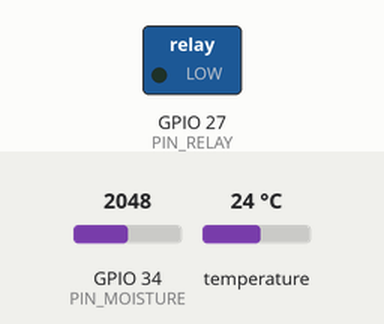
Simulated run of this sketch. Board: ESP32. On the bench: switched loads named in the sketch (green lamp = pin HIGH). Inputs (shaded band) come from the test bench; at power-on: GPIO 34 (PIN_MOISTURE) = 2048, temperature 24 °C. WiFi joins after 1.5 s; servers stay silent unless stated; uploads are accepted with an empty reply; what the sketch prints to the serial monitor is not drawn.

Above: at 3.7 s.
3.8 s: GPIO 34 (PIN_MOISTURE) set to 2613
5.6 s: GPIO 34 (PIN_MOISTURE) set to 2685
At 7.2 s:
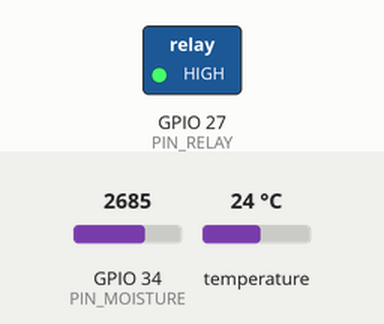
Timing chart, 0 to 38.8 s (numbered marks = the images above; inputs shaded):
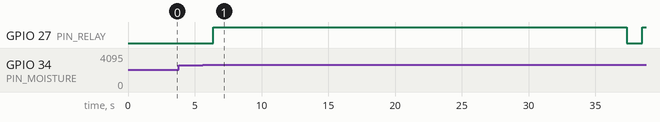

Measured:
- the behaviour switches between 2645 and 2646 on GPIO 34 (PIN_MOISTURE) (found by bisection; images 0 and 1)
- after the input at 3.8 s, every drawn part: stays the same
- after the input at 5.6 s, GPIO 27 (PIN_RELAY): LOW → HIGH after 0.79 s, → LOW 31.0 s later, → HIGH 1.2 s later

The sketch:

ESP32_FIRMWARE_PRODUCTION.ino
```cpp
/*
 * ==============================================================================
 * Smart Seedling Nursery IoT - Production Firmware for ESP32
 * ==============================================================================
 * Target Platform: ESP32 DevKit V1 (30-pin or 38-pin)
 * Target Server:   https://seedling.acrmatech.com
 * Hardware Pins:
 *   - GPIO 4  : DS18B20 1-Wire Digital Temperature Sensor (with 4.7kΩ Pull-Up)
 *   - GPIO 34 : Capacitive Soil Moisture Sensor v1.2 / v2.0 (Analog Input)
 *   - GPIO 27 : 5V Active-High Relay Module (Controls Water Pump)
 * ==============================================================================
 */

#include <WiFi.h>
#include <WiFiClientSecure.h>
#include <HTTPClient.h>
#include <ArduinoJson.h>
#include <OneWire.h>
#include <DallasTemperature.h>

// ==============================================================================
// 1. NETWORK & CLOUD SERVER CONFIGURATION
// ==============================================================================
const char* WIFI_SSID     = "Fitsum 6G";            // Your Wi-Fi Name (SSID)
const char* WIFI_PASSWORD = "YOUR_WIFI_PASSWORD";   // Your Wi-Fi Password

const char* SERVER_URL    = "https://seedling.acrmatech.com/api/v1/device/readings/";
const char* DEVICE_ID     = "ESP32-001";
const char* API_KEY       = "secret-esp32-demo-api-key-2026";
const char* FIRMWARE_VER  = "1.0.0";

// ==============================================================================
// 2. HARDWARE PIN DEFINITIONS & CONSTANTS
// ==============================================================================
#define PIN_DS18B20       4     // 1-Wire bus for DS18B20
#define PIN_MOISTURE      34    // ADC1 Channel 6
#define PIN_RELAY         27    // Pump relay control pin

// Soil Moisture ADC Calibration (12-bit ADC: 0 - 4095)
const int DRY_ADC_VALUE   = 3200;  // Value in completely dry air
const int WET_ADC_VALUE   = 1350;  // Value submerged in pure water

// Autonomous Irrigation Thresholds (Local Resilient Fallback)
float PUMP_ON_THRESHOLD   = 30.0;  // Turn ON when moisture <= 30%
float PUMP_OFF_THRESHOLD  = 50.0;  // Turn OFF when moisture >= 50%
unsigned long MAX_PUMP_RUN_MS = 30000; // 30 seconds max pump safety cutoff

// Sensor Objects
OneWire oneWire(PIN_DS18B20);
DallasTemperature tempSensors(&oneWire);

// Timing Variables
unsigned long lastUploadTime = 0;
const unsigned long UPLOAD_INTERVAL_MS = 3000; // Upload reading every 3 seconds
unsigned long pumpStartTime = 0;
bool isPumpActive = false;

// ==============================================================================
// 3. SETUP INITIALIZATION
// ==============================================================================
void setup() {
  Serial.begin(115200);
  delay(1000);
  Serial.println("\n🌱 =========================================");
  Serial.println("🌱 Smart Seedling ESP32 Node Booting...");
  Serial.println("🌱 Target Server: https://seedling.acrmatech.com");
  Serial.println("🌱 =========================================");

  // Configure Pins
  pinMode(PIN_RELAY, OUTPUT);
  digitalWrite(PIN_RELAY, LOW); // Ensure pump is OFF on boot
  pinMode(PIN_MOISTURE, INPUT);

  // Initialize Temperature Sensor
  tempSensors.begin();

  // Connect to Wi-Fi
  connectWiFi();
}

// ==============================================================================
// 4. MAIN LOOP (NON-BLOCKING STATE MACHINE)
// ==============================================================================
void loop() {
  // Ensure Wi-Fi stays connected
  if (WiFi.status() != WL_CONNECTED) {
    connectWiFi();
  }

  // 1. Read Sensors
  tempSensors.requestTemperatures();
  float soilTemp = tempSensors.getTempCByIndex(0);
  if (soilTemp == DEVICE_DISCONNECTED_C || soilTemp < -40.0) {
    soilTemp = 24.5; // Sensor disconnected fallback
  }

  int rawMoist = analogRead(PIN_MOISTURE);
  float soilMoist = calculateMoisturePercent(rawMoist);

  // 2. Autonomous Irrigation Logic (Edge Fallback)
  handleIrrigation(soilMoist);

  // 3. Periodic Cloud Telemetry Dispatch
  unsigned long now = millis();
  if (now - lastUploadTime >= UPLOAD_INTERVAL_MS) {
    lastUploadTime = now;
    sendTelemetry(soilTemp, soilMoist, rawMoist, isPumpActive);
  }

  delay(200); // Gentle loop yield
}

// ==============================================================================
// 5. HELPER FUNCTIONS
// ==============================================================================

// Moisture Calibration Helper
float calculateMoisturePercent(int rawADC) {
  if (rawADC >= DRY_ADC_VALUE) return 0.0;
  if (rawADC <= WET_ADC_VALUE) return 100.0;
  float pct = ((float)(DRY_ADC_VALUE - rawADC) / (float)(DRY_ADC_VALUE - WET_ADC_VALUE)) * 100.0;
  return constrain(pct, 0.0, 100.0);
}

// Local Autonomous Relay Control
void handleIrrigation(float currentMoisture) {
  if (!isPumpActive && currentMoisture <= PUMP_ON_THRESHOLD) {
    digitalWrite(PIN_RELAY, HIGH);
    isPumpActive = true;
    pumpStartTime = millis();
    Serial.printf("💧 [PUMP ACTIVATED] Soil moisture (%.1f%%) <= Threshold (%.1f%%)\n", currentMoisture, PUMP_ON_THRESHOLD);
  } else if (isPumpActive) {
    bool moistureSatisfied = (currentMoisture >= PUMP_OFF_THRESHOLD);
    bool timeoutExceeded = (millis() - pumpStartTime >= MAX_PUMP_RUN_MS);

    if (moistureSatisfied || timeoutExceeded) {
      digitalWrite(PIN_RELAY, LOW);
      isPumpActive = false;
      if (timeoutExceeded) {
        Serial.println("⚠️ [PUMP STOPPED] Safety runtime limit reached (30s).");
      } else {
        Serial.printf("✅ [PUMP STOPPED] Target moisture satisfied (%.1f%% >= %.1f%%)\n", currentMoisture, PUMP_OFF_THRESHOLD);
      }
    }
  }
}

// HTTPS Telemetry Ingestion to cPanel
void sendTelemetry(float temp, float moist, int rawMoist, bool pumpState) {
  if (WiFi.status() != WL_CONNECTED) return;

  WiFiClientSecure client;
  client.setInsecure(); // Bypass SSL fingerprint check for seamless connectivity

  HTTPClient https;
  if (https.begin(client, SERVER_URL)) {
    https.addHeader("Content-Type", "application/json");
    https.addHeader("X-Device-ID", DEVICE_ID);
    https.addHeader("X-API-Key", API_KEY);

    // Build JSON Payload
    StaticJsonDocument<256> doc;
    doc["device_id"]         = DEVICE_ID;
    doc["soil_temperature"]  = temp;
    doc["soil_moisture"]     = moist;
    doc["soil_moisture_raw"] = rawMoist;
    doc["pump_status"]       = pumpState;
    doc["rssi"]              = WiFi.RSSI();
    doc["firmware_version"]  = FIRMWARE_VER;

    String requestBody;
    serializeJson(doc, requestBody);

    int httpCode = https.POST(requestBody);

    if (httpCode == HTTP_CODE_CREATED || httpCode == HTTP_CODE_OK) {
      Serial.printf("📡 [CLOUD SYNC OK] Temp: %.1f°C | Moisture: %.1f%% | Pump: %s | RSSI: %d dBm\n",
                    temp, moist, pumpState ? "ON" : "OFF", WiFi.RSSI());
    } else {
      String response = https.getString();
      Serial.printf("❌ [CLOUD SYNC ERROR] HTTP %d: %s\n", httpCode, response.c_str());
    }
    https.end();
  }
}

// Wi-Fi Connection Manager
void connectWiFi() {
  Serial.printf("📡 Connecting to Wi-Fi SSID: %s ", WIFI_SSID);
  WiFi.mode(WIFI_STA);
  WiFi.begin(WIFI_SSID, WIFI_PASSWORD);

  int retries = 0;
  while (WiFi.status() != WL_CONNECTED && retries < 25) {
    delay(500);
    Serial.print(".");
    retries++;
  }

  if (WiFi.status() == WL_CONNECTED) {
    Serial.println("\n✅ Wi-Fi Connected!");
    Serial.print("📱 Node IP Address: ");
    Serial.println(WiFi.localIP());
    Serial.print("📶 Signal Strength: ");
    Serial.print(WiFi.RSSI());
    Serial.println(" dBm");
  } else {
    Serial.println("\n⚠️ Wi-Fi Connection Timeout. Will retry in loop...");
  }
}
```
